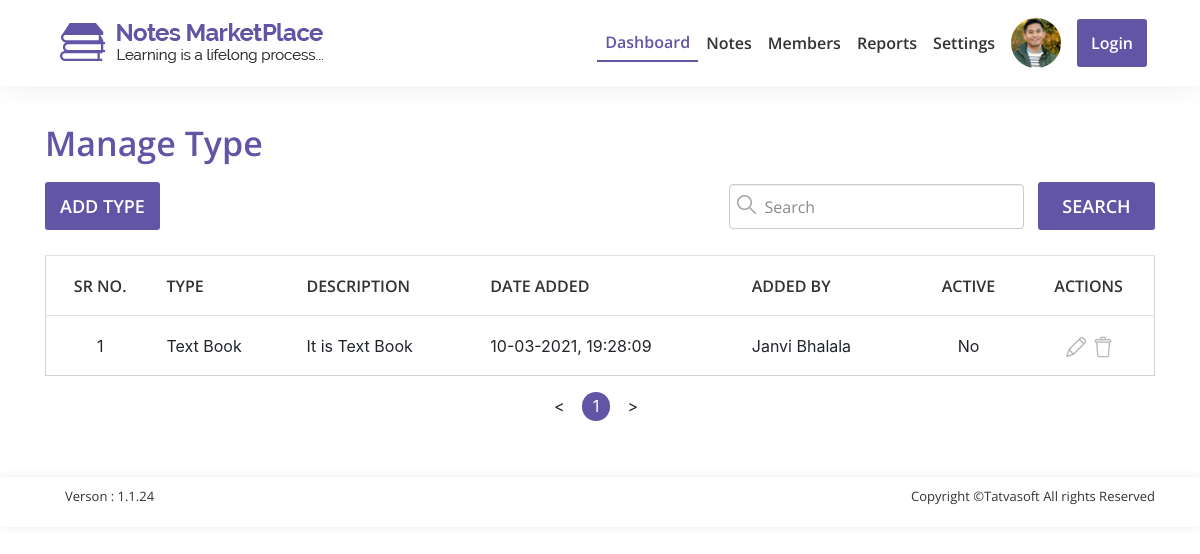
Screenshot of /admin/manage-type.php with the database file from the repository.
### tables this page shows
CREATE TABLE `type` (
  `type_id` int(11) NOT NULL,
  `type` varchar(100) NOT NULL,
  `description` varchar(255) NOT NULL,
  `created_date` datetime DEFAULT NULL,
  `created_by` int(11) DEFAULT NULL,
  `updated_date` datetime DEFAULT NULL,
  `updated_by` int(11) DEFAULT NULL,
  `is_active` bit(2) NOT NULL DEFAULT b'1'
);

CREATE TABLE `users` (
  `user_id` int(11) NOT NULL,
  `role_id` int(11) NOT NULL,
  `fname` varchar(50) NOT NULL,
  `lname` varchar(50) NOT NULL,
  `email` varchar(100) NOT NULL,
  `phone_code` varchar(5) DEFAULT NULL,
  `phone` varchar(20) DEFAULT NULL,
  `password` varchar(24) NOT NULL,
  `is_email_verfied` bit(2) NOT NULL DEFAULT b'0',
  `created_by` int(11) DEFAULT NULL,
  `created_date` datetime DEFAULT NULL,
  `updated_date` datetime DEFAULT NULL,
  `updated_by` int(11) DEFAULT NULL,
  `is_active` bit(2) DEFAULT b'1'
);

### admin/manage-type.php (the view, shortened to what this page needs)
<!DOCTYPE html>
<html lang="en">
<?php
    include "process/connection.php";
   $query="SELECT type_id, type, description, type.created_date, type.created_by, type.is_active,users.fname,users.lname FROM type JOIN users ON type.created_by=users.user_id ORDER BY type.created_date DESC";
    $result=mysqli_query($conn, $query);
?>
<head>
	<link rel="stylesheet" href="css/boostrap/bootstrap.min.css">
	<link rel="stylesheet" href="css/datatables/bootstrap.css">
	<link rel="stylesheet" href="css/animate/animate.min.css">
	<link rel="stylesheet" href="css/datatables/dataTables.bootstrap4.min.css">
	<link rel="stylesheet" href="css/style.css">
</head>
<body>
	<?php  include "includes/header.php" ?>
	<section id="manage-type">
		<div class="container">
			<div class="table-heading animated fadeInDown pt-4">
				<h2>Manage Type</h2>
			</div>
			<div class=" search-tab row ">
				<div class="col-md-auto  col-sm-12 animated slideInLeft">
					<a href="admin-add-type.php"> <button class="add-btn">Add Type</button></a>
				</div>
				<div class="col-md-auto col-sm-12 ml-auto animated slideInRight">
					<form>
						<div class="form-group ">
							<span class=" search-me">
								<img class=" field-icon-search" src="img/icons/search-icon.png">
								<input type="text" name="full-name" class="searchMeTable search-me form-search" placeholder="Search" />
							</span>
							<button class="search-btn">Search</button>
						</div>
					</form>
				</div>
			</div>
			<section class="table-container-row5  manage-table" id="manage-type-table">
				<div class="table-responsive animated slideInUp">
					<?php if($result && mysqli_num_rows($result) != 0){ ?>
					<table id="dashbord1" class="table  my-tables paginated">
						<thead>
							<tr>
								<td class="align-middle">Sr No.</td>
								<td class="align-middle">Type</td>
								<td class="align-middle">Description</td>
								<td class="align-middle">Date Added</td>
								<td class="align-middle">Added By</td>
								<td class="align-middle">Active</td>
								<td class="align-middle">Actions</td>
							</tr>
						</thead>
						<tbody>
							<?php $i=1;  while($row=mysqli_fetch_assoc($result)){ ?>
							<tr>
								<td><?php echo $i; ?></td>
								<td><?php echo $row['type']; ?></td>
								<td><?php echo $row['description']; ?></td>
								<td><?php
                                         $time=strtotime($row['created_date']);
                                          $t=date("d-m-Y, H:i:s", $time);
                                          echo $t;  ?></td>
								<td><?php echo $row['fname'].' '. $row['lname']; ?></td>
								<td>
									<?php if($row['is_active']==1){
											  echo "Yes";
										  }else{
											 echo "No";
										  }?></td>
								<td><img src="img/icons/edit.png" onclick="window.location.href = 'admin-add-type.php?id=<?php echo $row['type_id']; ?>';" class="img-responsive pr-2"><img src="img/icons/delete.png" onclick="window.location.href = 'process/deleteType.php?id=<?php echo $row['type_id']; ?>';" class="img-responsive"></td>
							</tr>
							<?php $i++; }?>
						</tbody>
					</table>
					<?php } else{?>
					<h5 class="text-center mt-3">No Record Found</h5>
					<?php } ?>
				</div>
			</section>
		</div>
	</section>
	<?php  include "includes/footer.php" ?>
</body>
</html>

### admin/css/style.css (style rules this page uses)
html, body { height: 100%; padding-top: 50px; }
section { background: #fff; overflow: hidden; width: 100%; }
.form-group { margin-bottom: 0; }
input::placeholder { color: #8a8a8a; font-size: 16px; font-weight: 400px; font-family: "Open Sans", sans-serif; }
.search-me .form-search, .search-me .form-control { padding-left: 35px; }
.field-icon-search { float: left; position: absolute; top: 13px; z-index: 2; margin-left: 8px; color: #333333 !important; }
button { font-family: "Open Sans", sans-serif; text-transform: uppercase; outline: 0; background-color: #6255a5; width: 100%; border: 0; padding: 10px; color: #FFFFFF; font-size: 18px; -webkit-transition: all 0.3 ease; transition: all 0.3 ease; cursor: pointer; font-weight: 600; border-radius: 3px; }
.search-btn { font-family: "Open Sans", sans-serif; text-transform: uppercase; cursor: pointer; background-color: #6255a5; margin: 0 0 20px 10px; width: 117px; font-weight: 600; font-size: 18px; border-radius: 3px; color: #fff; }
.add-btn { font-family: "Open Sans", sans-serif; text-transform: uppercase; cursor: pointer; background-color: #6255a5; margin: 0 0 20px 0; width: auto; padding-left: 15px; padding-right: 15px; font-weight: 600; font-size: 18px; border-radius: 3px; color: #fff; }
input, .rate, button { font-size: 16px; padding: 8px; }
button { min-width: 48px; min-height: 48px; }
table thead tr { font-family: "Open Sans", sans-serif; font-size: 16px; font-weight: 600; line-height: 20px; color: #333333; height: 60px; padding: 0; }
.table > tbody > tr > td { vertical-align: middle; height: 60px; font-size: 16px; }
.table > thead > tr > td { text-transform: uppercase; }
.my-tables { border: 1px solid #d1d1d1; }
.my-tables thead { width: 100%; }
.form-search { height: 45px; padding: 6px 10px; width: auto; font-size: 16px; line-height: 1.428571429; color: #555555; background-color: #fff; background-image: none; border: 1px solid #ccc; border-radius: 4px; -webkit-box-shadow: inset 0 1px 1px rgba(0, 0, 0, 0.075); box-shadow: inset 0 1px 1px rgba(0, 0, 0, 0.075); -webkit-transition: border-color ease-in-out 0.15s, box-shadow ease-in-out 0.15s; -o-transition: border-color ease-in-out 0.15s, box-shadow ease-in-out 0.15s; transition: border-color ease-in-out 0.15s, box-shadow ease-in-out 0.15s; margin-bottom: 20px; }
.search-tab .form-group { width: 100%; }
.search-tab { margin: 0 0 5px 0; width: inherit; }
.search-tab div { padding: 0; }
.table-container-row5 .table > tbody > tr > td:first-child, .table-container-row5 .table > thead > tr > td:first-child, .manage-table .table > tbody > tr > td:nth-last-child(-n+2), .manage-table .table > thead > tr > td:nth-last-child(-n+2) { text-align: center; }
.table-heading h2 { color: #6255a5; font-family: "Open Sans", sans-serif; font-weight: 600; font-size: 34px; line-height: 38px; margin-bottom: 20px; }

### rows the page displays
type: type "Text Book", description "It is Text Book", created_date "10-03-2021, 19:28:09", created_by.fname "Janvi", created_by.lname "Bhalala", is_active "No"
